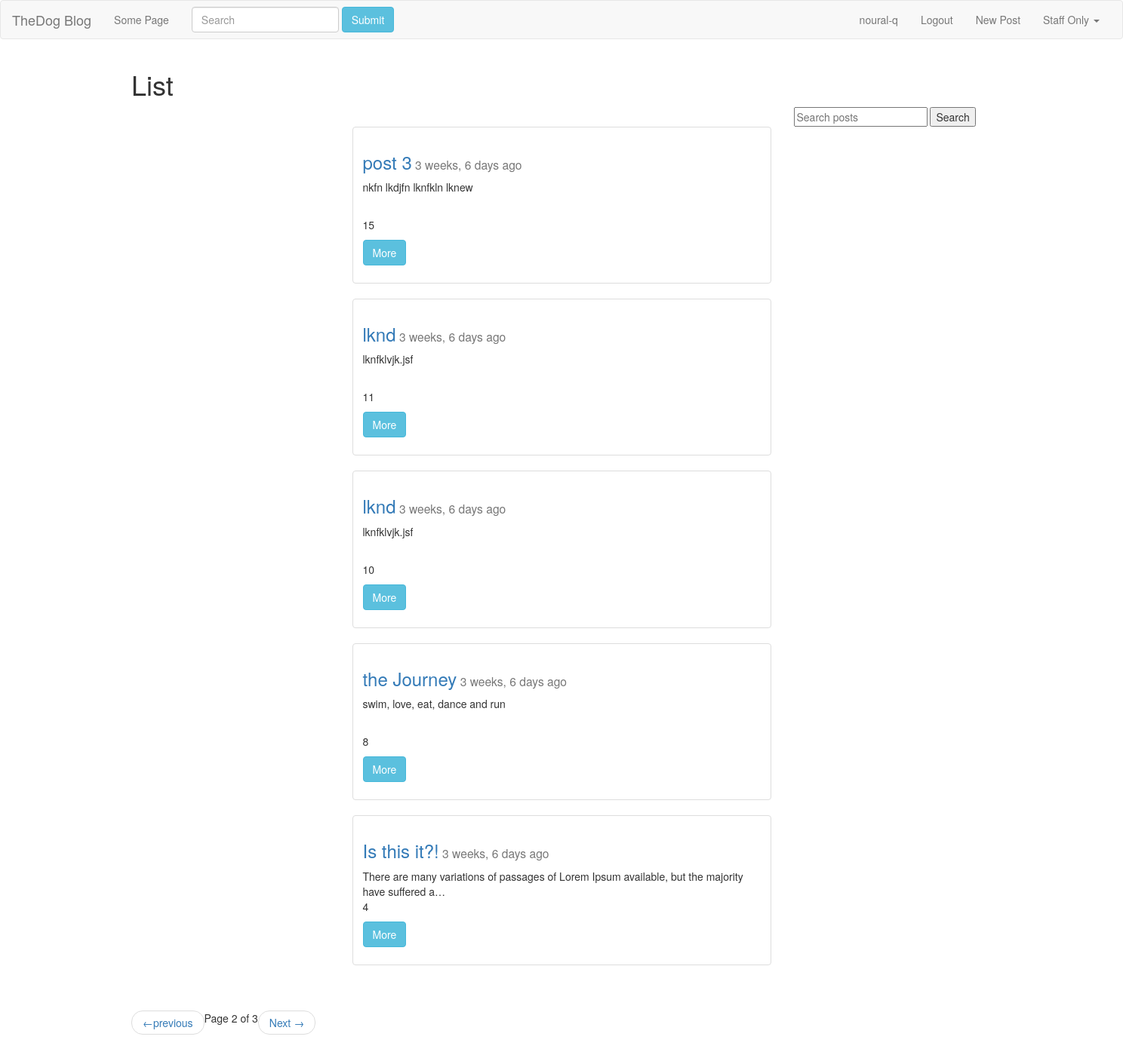
The page /posts/list/?page=2&q= (signed in) on the database its author committed.
### posts/models.py (models this page shows, shortened)
class Post(models.Model):
    author = models.ForeignKey(settings.AUTH_USER_MODEL, default=1)
    title = models.CharField(max_length=255)
    slug = models.SlugField(unique=True)
    image = models.ImageField(null=True, blank=True, upload_to="post_images")
    content = models.TextField()
    draft = models.BooleanField(default=False)
    publish = models.DateField(auto_now=False, auto_now_add=False)
    updated = models.DateTimeField(auto_now=True, auto_now_add=False)
    timestamp = models.DateTimeField(auto_now=False, auto_now_add=True)
    def get_absolute_url(self):
        return reverse("detail", kwargs={"post_slug": self.slug})
    class Meta:
       ordering = ["-timestamp", "-updated"]

### posts/views.py (the view, shortened to what this page needs)
def post_list(request):
    today = timezone.now().date()
    object_list = Post.objects.filter(draft=False).filter(publish__lte=today)
    if request.user.is_staff or request.user.is_superuser:
        object_list = Post.objects.all()
    query = request.GET.get("q")
    paginator = Paginator(object_list, 5)
    page = request.GET.get('page')
    try:
        objects = paginator.page(page)
    except PageNotAnInteger:
        objects = paginator.page(1)
    except EmptyPage:
        objects = paginator.page(paginator.num_pages)
    context = {
    "object_list": objects,
    "title": "List",
    "user": request.user,
    "today": today
    }
    return render(request, 'post_list.html', context)

### posts/templates/post_list.html (shortened to what this page needs)
{% extends "base.html" %}
{% block content %}
    <h1>{{title}}</h1>
    <div class="row">
    <div class="col-sm-6 col-sm-offset-9">
        <form action="" method="GET">
            <input type="text" name='q' placeholder="Search posts" value="{{request.GET.q}}">
            <input type="submit" value="Search">
        </form>
    </div>
    {% for object in object_list %}
        <div class="col-sm-6 col-sm-offset-3 ">
        	<div class="thumbnail">
        		<div class="caption">
            		<h3><a href="{{ object.get_absolute_url }}">{{object.title}}</a><small>  {{object.publish|timesince }} ago</small></h3>
            		<p>{{object.content|linebreaks|truncatechars:100}} <br>
            		{{object.id}} <br>
            		</p>
            		<p>
            		<p><a href="{{ object.get_absolute_url }}" class="btn btn-info" role="button">More</a></p>
            		</p>
        		</div>
        	</div>
        </div>
    {% endfor %}
    </div>
    <div class="pagination">
        <span class="step-links">
        <nav aria-label="...">
        <ul class="pager">
            {% if object_list.has_previous %}
                <li class="previous"><a href="?page={{ object_list.previous_page_number }}&q={{ request.GET.q }}"><span aria-hidden="true">&larr;</span>previous</a></li>
            {% endif %}
            <span class="current">
                Page {{ object_list.number }} of {{ object_list.paginator.num_pages }}
            </span>
            {% if object_list.has_next %}
                <li class="next"><a href="?page={{ object_list.next_page_number }}&q={{ request.GET.q }}"> Next <span aria-hidden="true">&rarr;</span></a></li>
            {% endif %}
        </ul>
        </nav>
        </span>
    </div>
{% endblock content %}

### posts/templates/navbar.html (shortened to what this page needs)
<nav class="navbar navbar-default">
  <div class="container-fluid">
    <div class="navbar-header">
      <a class="navbar-brand" href="/posts/list">TheDog Blog</a>
    </div>
    <div class="collapse navbar-collapse" id="bs-example-navbar-collapse-1">
      <ul class="nav navbar-nav">
        <li><a href="#">Some Page</a></li>
      </ul>
      <form class="navbar-form navbar-left" action="{% url 'list' %}" method="GET">
        <div class="form-group">
          <input type="text" class="form-control" placeholder="Search" name="q" value="{{ request.GET.q }}">
        </div>
        <button type="submit" class="btn btn-info">Submit</button>
      </form>
      <ul class="nav navbar-nav navbar-right">
        {% if  request.user.is_authenticated %}
        <li><a href="#">{{request.user}}</a></li>
        <li><a href="#">Logout</a></li>
        <li><a href="{% url 'create' %}">New Post</a></li>
        {% else %}
        <li><a href="#">Login</a></li>
        <li><a href="#">Register</a></li>
        {% endif %}
        {% if  request.user.is_staff or request.user.is_superuser %}
        <li class="dropdown">
          <a href="#" class="dropdown-toggle" data-toggle="dropdown" role="button" aria-haspopup="true" aria-expanded="false">Staff Only <span class="caret"></span></a>
        </li>
        {% endif %}
      </ul>
    </div>
  </div>
</nav>

### posts/static/css/base.css (style rules this page uses)
h1 { color:#342D7E; }

### rows shown on the page
Post: title "post 3", publish "3 weeks, 6 days", content "nkfn lkdjfn lknfkln lknew", id "15"
Post: title "lknd", publish "3 weeks, 6 days", content "lknfklvjk.jsf", id "11"
Post: title "lknd", publish "3 weeks, 6 days", content "lknfklvjk.jsf", id "10"
Post: title "the Journey", publish "3 weeks, 6 days", content "swim, love, eat, dance and run", id "8"
Post: title "Is this it?!", publish "3 weeks, 6 days", content "There are many variations of passages of Lorem Ipsum available, but the majority have suffered a…", id "4"

### other values the page prints
{{ request.user }} "noural-q"
{{ title }} "List"
{{ object_list.number }} "2"
{{ object_list.paginator.num_pages }} "3"
